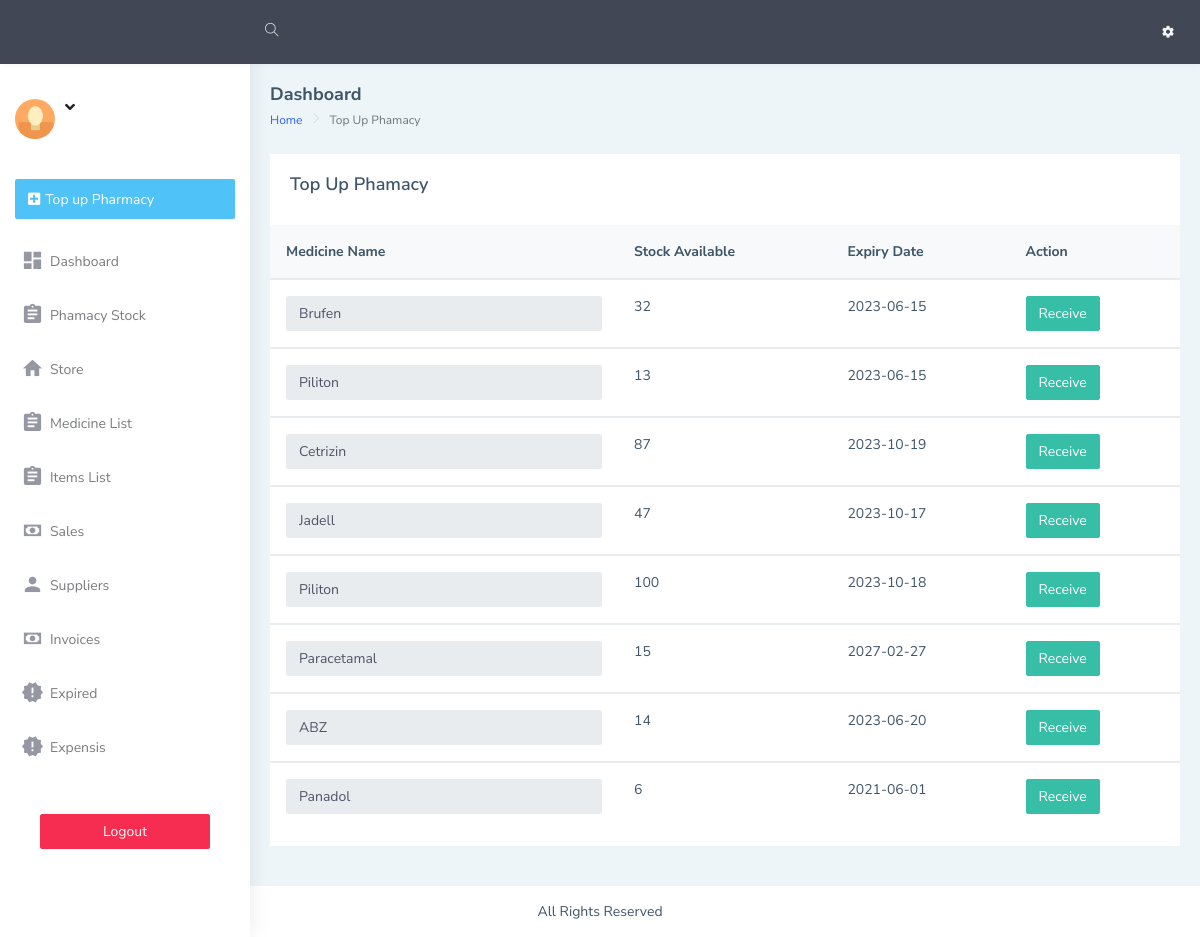
Screenshot of /dashboard/manage_pharmacy.php with the database file from the repository.
### tables this page shows
CREATE TABLE `store` (
  `id` int(10) NOT NULL,
  `medicine_name` varchar(255) NOT NULL,
  `date_received` date NOT NULL,
  `Qty` varchar(255) NOT NULL DEFAULT '0',
  `expiry_date` date NOT NULL DEFAULT current_timestamp(),
  `amount` varchar(255) NOT NULL,
  `stock_out` varchar(255) NOT NULL DEFAULT '0',
  `price` varchar(255) NOT NULL DEFAULT '0',
  `capacity` varchar(255) NOT NULL,
  `type` varchar(255) NOT NULL,
  `dosage_sold` varchar(255) NOT NULL,
  `dosage` varchar(255) NOT NULL,
  `price_dosage` varchar(255) NOT NULL DEFAULT '0',
  `app` varchar(255) NOT NULL,
  `half_dosage_price` int(11) NOT NULL,
  `confirm` varchar(10) NOT NULL DEFAULT '0'
);

### dashboard/manage_pharmacy.php (the view, shortened to what this page needs)
<!DOCTYPE html>
<html dir="ltr" lang="en">
<?php
require "includes/head.php";
?>
<body>
    <div id="main-wrapper" data-layout="vertical" data-navbarbg="skin5" data-sidebartype="full"
        data-sidebar-position="absolute" data-header-position="absolute" data-boxed-layout="full">
        <?php require "includes/header.php"?>
       <?php require "includes/aside.php";?>
        <div class="page-wrapper">
            <div class="page-breadcrumb">
                <div class="row align-items-center">
                    <div class="col-5">
                        <h4 class="page-title">Dashboard</h4>
                        <div class="d-flex align-items-center">
                            <nav aria-label="breadcrumb">
                                <ol class="breadcrumb">
                                    <li class="breadcrumb-item"><a href="index.php">Home</a></li>
                                    <li class="breadcrumb-item active" aria-current="page"> Top Up Phamacy</li>
                                </ol>
                            </nav>
                        </div>
                    </div>
                </div>
            </div>
            <div class="container-fluid">
                <div class="row">
                    <div class="col-12">
                        <div class="card">
                            <div class="card-body">
                                <div class="d-md-flex align-items-center">
                                    <div>
                                        <h4 class="card-title"> Top Up Phamacy </h4>
                                    </div>
									</div>
                            </div>
                                <table class="table v-middle">
                                    <thead>
                                        <tr class="bg-light">
                                            <th class="border-top-0">Medicine Name</th>
                                            <th class="border-top-0">Stock Available</th>
											 <th class="border-top-0">Expiry Date</th>
                                           <th class="border-top-0">Action</th>
                                        </tr>
                                    </thead>
									<?php
								require "includes/conn.php";
								$sql ="SELECT * FROM store";
								$res = mysqli_query($conn,$sql);
								if ($res == TRUE) {
									$count = mysqli_num_rows($res);
									if($count > 0){
										while ($rows=mysqli_fetch_assoc($res)) {
											$id=$rows['id'];
											$medicine_name=$rows['medicine_name'];
											$Qty=$rows['Qty'];
											$expiry_date=$rows['expiry_date'];
									   ?>
                                    <tbody id="output">
                                        <tr>
										   <td>
											<input  readonly class="form-control"  value="<?php echo "$medicine_name";?> " name="medicine_name">
										   </td>
											<td><?php echo "$Qty";?></td>
											<td><?php echo "$expiry_date";;?></td>
											<td>
                                              <a  href="requisation.php?id=<?php echo "$id"?>" class="btn btn-success" type="button">Receive</a>
                                               </td>
                                        </tr>
                                    </tbody>
											 <?php
										}
									}
								}
							?>
                                </table>
                        </div>
                    </div>
                </div>
            </div>
            </div>
            <footer class="footer text-center">
                All Rights Reserved
            </footer>
        </div>
</body>
</html>

### dashboard/includes/head.php (shortened to what this page needs)
<head>
    <link href="assets/libs/chartist/dist/chartist.min.css" rel="stylesheet">
    <link href="dist/css/style.min.css" rel="stylesheet">
</head>

### dashboard/includes/header.php (shortened to what this page needs)
<header class="topbar" data-navbarbg="skin5">
            <nav class="navbar top-navbar navbar-expand-md navbar-dark">
                <div class="navbar-collapse collapse" id="navbarSupportedContent" data-navbarbg="skin5">
                    <ul class="navbar-nav float-left mr-auto">
                        <li class="nav-item search-box"> <a class="nav-link waves-effect waves-dark"
                                href="javascript:void(0)"><i class="ti-search"></i></a>
                        </li>
                    </ul>
                        <ul class="navbar-nav float-right">
                        <li class="nav-item dropdown">
                            <a class="nav-link dropdown-toggle text-muted waves-effect waves-dark pro-pic" href=""
                                data-toggle="dropdown" aria-haspopup="true" aria-expanded="false"><i class="mdi mdi-settings text-light font-weight-bold"></i></a>
                        </li>
                    </ul>
                </div>
            </nav>
        </header>

### dashboard/includes/aside.php (shortened to what this page needs)
<aside class="left-sidebar" data-sidebarbg="skin6">
           <div class="scroll-sidebar">
               <nav class="sidebar-nav">
                   <ul id="sidebarnav">
                       <li>
                           <div class="user-profile d-flex no-block dropdown m-t-20">
                               <div class="user-pic"><img src="assets/images/users/1.jpg" alt="users"
                                       class="rounded-circle" width="40" /></div>
                               <div class="user-content hide-menu m-l-10">
                                   <a href="javascript:void(0)" class="" id="Userdd" role="button"
                                       data-toggle="dropdown" aria-haspopup="true" aria-expanded="false">
                                       <h5 class="m-b-0 user-name font-medium"><?php if(isset($_SESSION['sessionUsername'])){
                                           }?> <i
                                               class="fa fa-angle-down"></i></h5>
                                       <span class="op-5 user-email"><?php echo $name;?> </span><br>
                                   </a>
                               </div>
                           </div>
                       </li>
                       <li class="p-15 m-t-10"><a href="pharmacy_stock.php"
                               class="btn btn-block create-btn text-white no-block d-flex align-items-center"><i
                                   class="fa fa-plus-square"></i> <span class="hide-menu m-l-5">Top up Pharmacy<span> </a>
                       </li>
                       <li class="sidebar-item"> <a class="sidebar-link waves-effect waves-dark sidebar-link"
                               href="index.php" aria-expanded="false"><i class="mdi mdi-view-dashboard"></i><span
                                   class="hide-menu">Dashboard</span></a></li>
					<li class="sidebar-item"> <a class="sidebar-link waves-effect waves-dark sidebar-link"
                               href="pharmacy_stock.php" aria-expanded="false"><i
                                   class="mdi mdi-clipboard-text"></i><span class="hide-menu">Phamacy Stock</span></a></li>
								<li class="sidebar-item"> <a class="sidebar-link waves-effect waves-dark sidebar-link"
                               href="receiving.php" aria-expanded="false"><i
                                   class="mdi mdi-home"></i><span class="hide-menu">Store</span></a></li>
					<li class="sidebar-item"> <a class="sidebar-link waves-effect waves-dark sidebar-link"
                               href="medicine_list.php" aria-expanded="false"><i class="mdi mdi-clipboard-text"></i><span
                                   class="hide-menu">Medicine List</span></a></li>
								<li class="sidebar-item"> <a class="sidebar-link waves-effect waves-dark sidebar-link"
                               href="items_list.php" aria-expanded="false"><i class="mdi mdi-clipboard-text "></i><span
                                   class="hide-menu">Items List</span></a></li>
					<li class="sidebar-item"> <a class="sidebar-link waves-effect waves-red sidebar-link "
                               href="sales_report.php" aria-expanded="false"><i class="mdi mdi-cash"></i><span
                                   class="hide-menu">Sales</span></a></li>
					<li class="sidebar-item"> <a class="sidebar-link waves-effect waves-red sidebar-link "
                               href="suppliers.php" aria-expanded="false"><i class="mdi mdi-account"></i><span
                                   class="hide-menu">Suppliers</span></a></li>
					<li class="sidebar-item"> <a class="sidebar-link waves-effect waves-red sidebar-link "
                               href="invoice.php" aria-expanded="false"><i class="mdi mdi-cash"></i><span
                                   class="hide-menu">Invoices</span></a></li>
					<li class="sidebar-item"> <a class="sidebar-link waves-effect waves-red sidebar-link "
                               href="expired.php" aria-expanded="false"><i class="mdi mdi-alert-octagram"></i><span
                                   class="hide-menu">Expired</span></a></li>
					<li class="sidebar-item"> <a class="sidebar-link waves-effect waves-red sidebar-link "
                               href="expensis.php" aria-expanded="false"><i class="mdi mdi-alert-octagram"></i><span
                                   class="hide-menu">Expensis</span></a></li>
                                   <li class="text-center p-40 upgrade-btn">
                 <a href="includes/logout.php"
                     class="btn btn-block btn-danger text-white" >Logout</a>
             </li>
                   </ul>
               </nav>
           </div>
       </aside>

### rows the page displays
store: medicine_name "Brufen", Qty "32", expiry_date "2023-06-15"
store: medicine_name "Piliton", Qty "13", expiry_date "2023-06-15"
store: medicine_name "Cetrizin", Qty "87", expiry_date "2023-10-19"
store: medicine_name "Jadell", Qty "47", expiry_date "2023-10-17"
store: medicine_name "Piliton", Qty "100", expiry_date "2023-10-18"
store: medicine_name "Paracetamal", Qty "15", expiry_date "2027-02-27"
store: medicine_name "ABZ", Qty "14", expiry_date "2023-06-20"
store: medicine_name "Panadol", Qty "6", expiry_date "2021-06-01"
